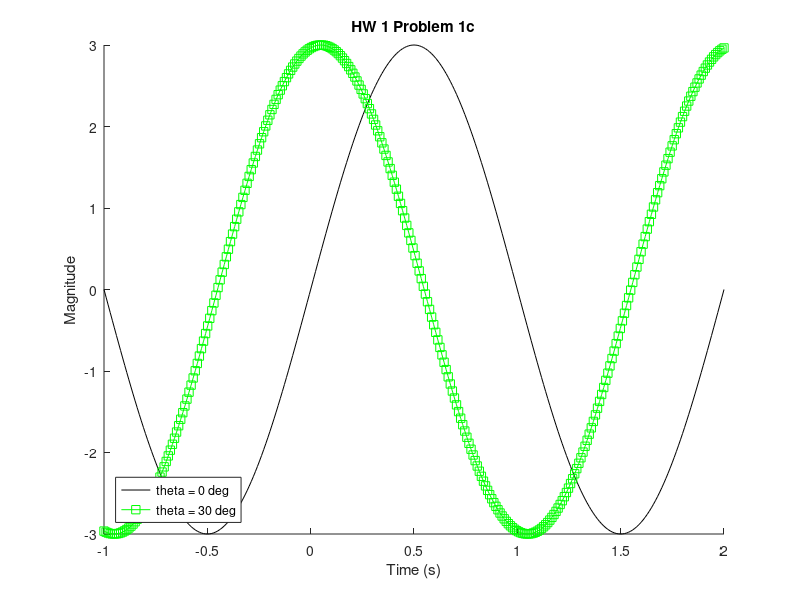

This figure's MATLAB source: (Note: this script raises an error after producing the figure.)
%%%%%%%%%%%%%%%%%%%%%%%%%%%%%%%%%%%%%%%%%%%%%%%%%%%%%%%%%%%%%%%%%%%%%%%%%%%
% The University of Akron
% Digital Signal Processing
% Spring 2021
% Assignment 1
%%%%%%%%%%%%%%%%%%%%%%%%%%%%%%%%%%%%%%%%%%%%%%%%%%%%%%%%%%%%%%%%%%%%%%%%%%%

% Problem 1
% x( t ) = c * sin( omega * t - theta )

% Problem 1 Part c
% f = 0.5 Hz, theta = 0, 30 deg, c = 3

t = linspace( -1, 2, 300 );

theta1 = 0;
theta2 = 30;
f = 0.5;
omega = 2 * pi * f;

x1t = 3 * sin( omega * t - theta1 );
x2t = 3 * sin( omega * t - theta2 );

figure ( 1 );
title( 'HW 1 Problem 1c' );
xlabel( 'Time (s)' );
ylabel( 'Magnitude' );

hold on;
plot( t, x1t, 'Color', 'k' );
plot( t, x2t, 'Color', 'g', 'Marker', 's' );
legend( { 'theta = 0 deg', 'theta = 30 deg' }, 'Location', 'southwest' )
hold off;

%%%%%%%%%%%%%%%%%%%%%%%%%%%%%%%%%%%%%%%%%%%%%%%%%%%%%%%%%%%%%%%%%%%%%%%%%%%

% Problem 2
z = nthroot( 3 + 0i, 5 )
p = []
p = zplane( z, p )
p.MarkerEdgeColor = 'r';


%%%%%%%%%%%%%%%%%%%%%%%%%%%%%%%%%%%%%%%%%%%%%%%%%%%%%%%%%%%%%%%%%%%%%%%%%%%

% Problem 3

f1 = 3 / 5;
f2 = sqrt( 2 ) / 5;
phi = 60;
n = -4 : 8;

y1 = 1.5 * cos( 2 * pi * f1 * n + phi );
y2 = 1.5 * cos( 2 * pi * f2 * n + phi );

figure ( 2 );
stem( n, y1 );
title( 'f = 3/5 Hz' );
xlabel( 'Time (s)' );
ylabel( 'Magnitude' );

figure( 3 );
stem( n, y2 );
title( 'f = sqrt(2) / 5 Hz' );
xlabel( 'Time (s)' );
ylabel( 'Magnitude' );

%%%%%%%%%%%%%%%%%%%%%%%%%%%%%%%%%%%%%%%%%%%%%%%%%%%%%%%%%%%%%%%%%%%%%%%%%%%

% Problem 4

n = -7 : 5;
z = 2.5 * cos( 0.5 * n + pi / 4 );

figure ( 4 );
stem( n, z );
title( 'z(n) = 2.5 * cos(0.5 * n + pi/4)' )

%%%%%%%%%%%%%%%%%%%%%%%%%%%%%%%%%% EOF %%%%%%%%%%%%%%%%%%%%%%%%%%%%%%%%%%%%
